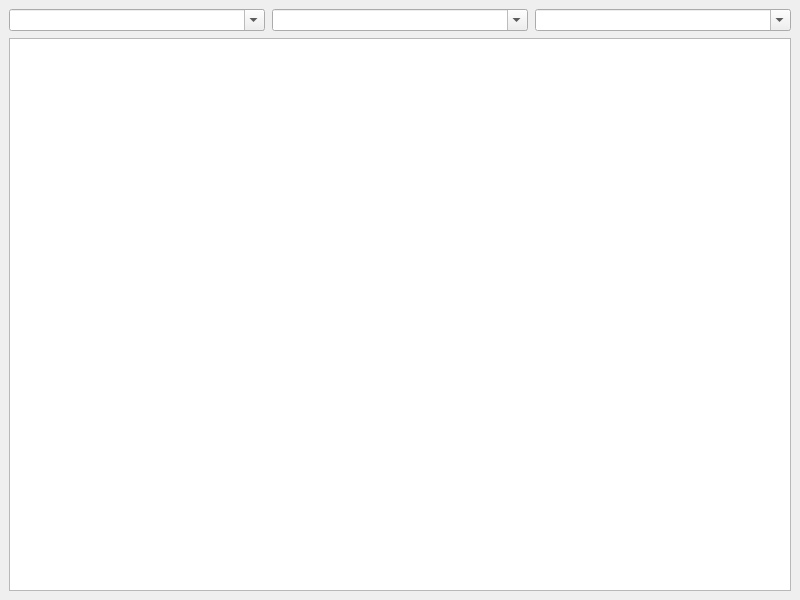
<?xml version="1.0" encoding="UTF-8"?>
<ui version="4.0">
 <class>MainWindow</class>
 <widget class="QMainWindow" name="MainWindow">
  <property name="geometry">
   <rect>
    <x>0</x>
    <y>0</y>
    <width>800</width>
    <height>600</height>
   </rect>
  </property>
  <property name="windowTitle">
   <string>PalBreedingCal</string>
  </property>
  <widget class="QWidget" name="centralwidget">
   <layout class="QHBoxLayout" name="horizontalLayout">
    <property name="spacing">
     <number>0</number>
    </property>
    <item>
     <layout class="QGridLayout" name="gridLayout">
      <property name="spacing">
       <number>7</number>
      </property>
      <item row="0" column="1">
       <widget class="QComboBox" name="parent2Combo">
        <property name="editable">
         <bool>true</bool>
        </property>
       </widget>
      </item>
      <item row="0" column="2">
       <widget class="QComboBox" name="childCombo">
        <property name="editable">
         <bool>true</bool>
        </property>
       </widget>
      </item>
      <item row="0" column="0">
       <widget class="QComboBox" name="parent1Combo">
        <property name="editable">
         <bool>true</bool>
        </property>
       </widget>
      </item>
      <item row="1" column="0" colspan="3">
       <widget class="QTableView" name="breedingTable"/>
      </item>
     </layout>
    </item>
   </layout>
  </widget>
 </widget>
 <resources/>
 <connections/>
</ui>
